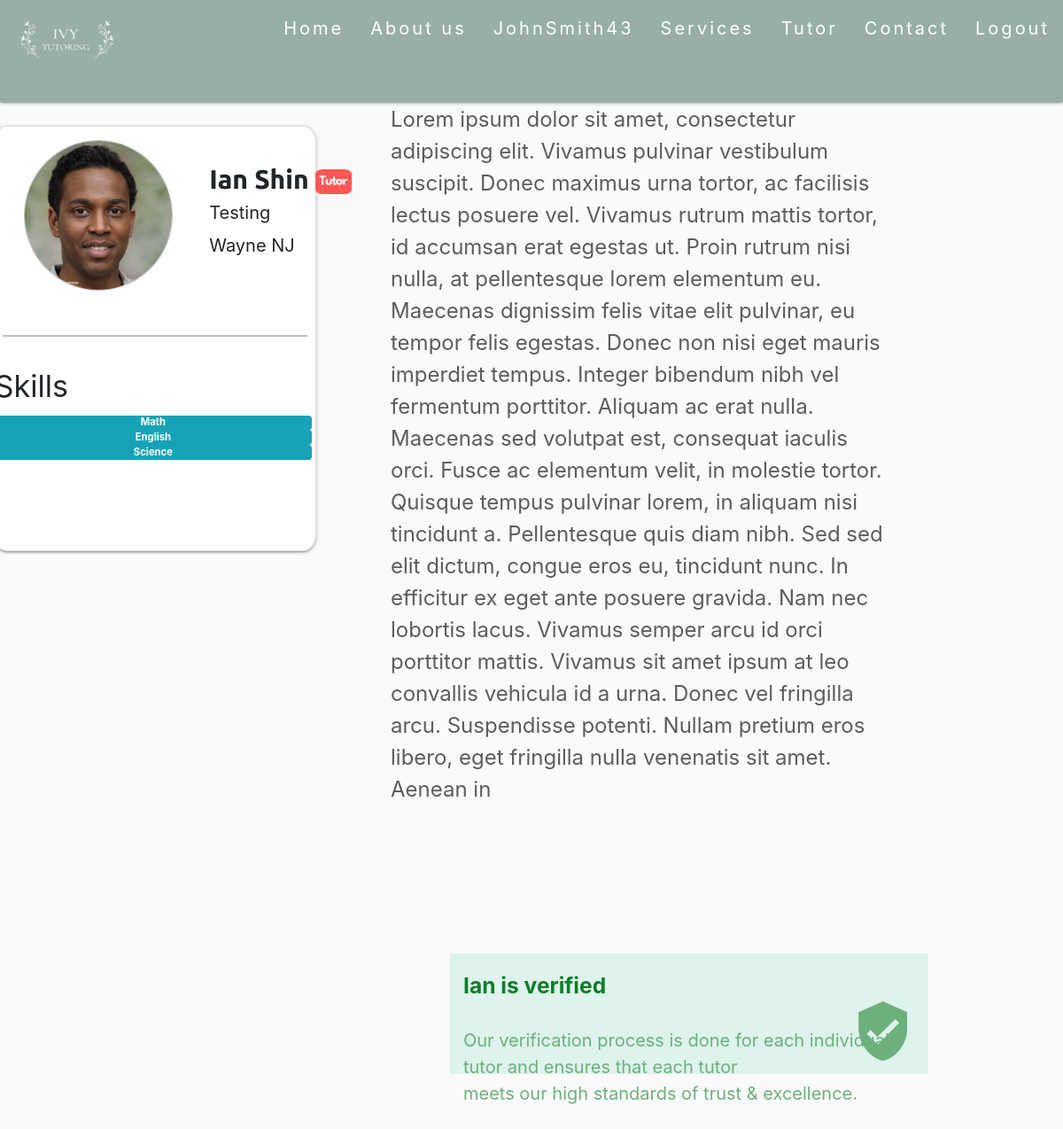
The page /Profile/IanShin/ (signed in) on the database its author committed.
### main/models.py (models this page shows, shortened)
class User(AbstractUser):
	email_confirm = models.BooleanField(default=False)

class Profile(models.Model):
	user = models.OneToOneField(User,on_delete = models.CASCADE,default= None)
	pro_pic =  models.ImageField(upload_to = 'profilePics', blank = True, null = True)
	descript = models.CharField(max_length = 50, blank = True)
	intro = models.CharField(max_length = 1000, blank = True)
	city = models.CharField(max_length= 100,blank = True)
	state = models.CharField(max_length = 100,blank = True)
	tags = TaggableManager(blank = True)

### main/views.py (the view)
# urls.py: path("Profile/<str:username>/",views.profile,name = "profile"),
def profile(request, username):
	test = (User.objects.get(username=username))
	person = Profile.objects.get(user=test)
	return render(request,'main/Profile.html',{'person':person})

### main/templates/main/Profile.html (shortened to what this page needs)
{% load widget_tweaks %}
{% load static %}
<head>
    <link rel="stylesheet" href="https://cdnjs.cloudflare.com/ajax/libs/materialize/1.0.0/css/materialize.min.css">
    <link rel="stylesheet" href="https://stackpath.bootstrapcdn.com/bootstrap/4.3.1/css/bootstrap.min.css">
</head>
{%include "main/HeadNav.html" %}
<body>
    <div class="container bcontent">
        <div class="card">
            <div class="row no-gutters">
                <div class="col-sm-5">
                    {% if request.user.profile.pro_pic %}
                        <img class="card-img" src="{{ request.user.profile.pro_pic.url }}">
                    {% else %}
                        <img class="card-img" src="{%static 'media/Default.jpg' %}">
                    {% endif %}
                </div>
                <div class="col-sm-7">
                        <div class="card-body">
                            <h4>
                                <b style = 'font-family: Ubuntu, "times new roman", times, roman, serif; font-size:30px;'>
                                    {{person.user.first_name}} {{person.user.last_name}}
                                    <img class="img" style  = "width:15%;border-radius: 20%;" src="{%static 'media\TutorSticker.png' %}">
                                </b>
                                <div class="card-text" style = "width:500px;max-width:-webkit-fill-available; font-size:20px;">
                                    {%render_field person.descript %}
                                    <br>
                                    {{person.city}} {{person.state}}
                                </div>
                            </h4>
                    </div>
                </div>
            </div>
            <hr style = "position:relative; margin-left: auto; margin-right:auto;
             width: 95%;height:2px;border:none;color:#c0bebe;background-color:#c0bebe;">
             <h4>Skills</h4>
             {% for tag in person.tags.all %}
            <a href="#" class="mr-1 badge badge-info">{{ tag }}</a>
            {% endfor %}
        </div>
    </div>
</body>
<div class = "writingSection">
    <div class = "container" >
        <h2> Hi, I'm {{person.user.first_name}}</h2>
        <div class = "", style = "text-align: left; color:#5C5C5C;">
            <font size = "5">
                {{person.intro | safe }}
            </font>
        </div>
    </div>
</div>
<div class="container-fluid">
    <h5 style = "line-height:300%; font-weight: bolder; color:#0E7D29;">{{person.user.first_name}} is verified</h5>
    <p style = "font-size:20px;color:#6CB07C"> Our verification process is done for each individual tutor and ensures
        that each tutor <br> meets our high standards of trust & excellence.</p>
        <img class="shield-img" src="{%static 'media\Shield.png' %}">
  </div>

### main/templates/main/HeadNav.html (shortened to what this page needs)
{%load static%}
<head>
<link rel="stylesheet" href="https://cdnjs.cloudflare.com/ajax/libs/materialize/1.0.0/css/materialize.min.css">
</head>
<div class="navbar-fixed">
    <nav>
        <div class='nav-wrapper'>
            <a href="/" class="brand-logo"><img src="{%static 'media\logo.png' %}" width="150" height="100"></a>
            <ul id="nav" class = "right hide-on-med-and-down">
                {% if user.is_authenticated %}
                    <li><a href = "/"> Home </a></li>
                    <li><a href = "/AboutUs"> About us </a></li>
                    <li><a href = "{% url 'main:profile' username=request.user.username %}"> {{ user.username }}</a></li>
                    <li><a href= "/Services"> Services </a></li>
                    <li><a href = "/Tutor"> Tutor </a></li>
                    <li><a href = "/Contact/"> Contact </a></li>
                    <li><a href="/logout"> Logout </a></li>
                {% endif %}
            </ul>
        </div>
    </nav>
</div>

### main/templates/main/HeadNav.html (style rules this page uses)
nav { height:115px; background-color:#98AFA5; }
nav ul a { font-size: 20px; letter-spacing:3px; }

### main/templates/main/Profile.html (style rules this page uses)
body { background-color:#FAFAFA; }
.card { position:relative; top:70; width:45%; right:25%; border-radius:4%; height:60%; }
.row { margin-left:0; }
.card-img { max-width:75%; height:85%; border-radius:50%; left:15%; position:absolute; top:15; border:1.5px solid #c0bebe; }
.writingSection { position:relative; bottom:550px; left:25%; width:70%; }
.col-sm-5 { position:absoulte; height:200; width:100%; }
.container-fluid { background-color:#def3ec; position:relative; bottom:50%; left:178; height:17%; width:45%; }
.shield-img { position:relative; width:26%; left:80%; bottom:137px; }

### rows shown on the page
User: username "JohnSmith43", user.profile.pro_pic (picture)
Profile: user.first_name "Ian", user.last_name "Shin", descript "Testing", city "Wayne", state "NJ", intro "Lorem ipsum dolor sit amet, consectetur adipiscing elit. Vivamus pulvinar vestibulum suscipit. Donec maximus urna tortor, ac facilisis lectus posuere vel. Vivamus rutrum mattis tortor, id accumsan erat egestas ut. Proin rutrum nisi nulla, at pellentesque lorem elementum eu. Maecenas dignissim felis vitae elit pulvinar, eu tempor felis egestas. Donec non nisi eget mauris imperdiet tempus. Integer bibendum nibh vel fermentum porttitor. Aliquam ac erat nulla. Maecenas sed volutpat est, consequat iaculis orci. Fusce ac elementum velit, in molestie tortor. Quisque tempus pulvinar lorem, in aliquam nisi tincidunt a. Pellentesque quis diam nibh. Sed sed elit dictum, congue eros eu, tincidunt nunc.…"
Tag: name "Math"
Tag: name "English"
Tag: name "Science"
